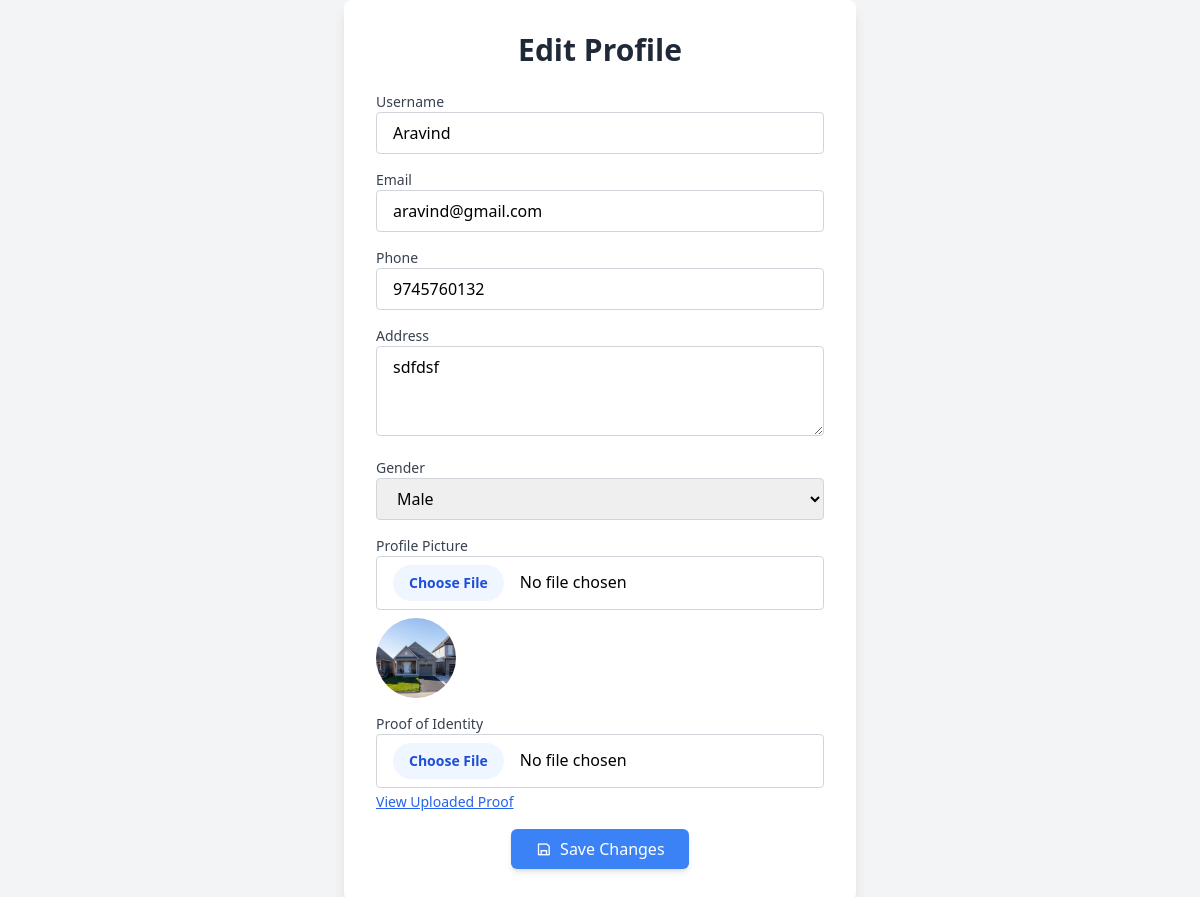
/edit_profile/ (signed in), run on the app's committed database.
### app/models.py (models this page shows, shortened)
class CustomUser(AbstractBaseUser, PermissionsMixin):
    username = models.CharField(max_length=150, unique=True)
    email = models.EmailField(unique=True)
    phone = models.CharField(max_length=15)
    address = models.TextField()
    gender = models.CharField(max_length=10)
    profile_pic = models.ImageField(upload_to='profile_pics/', blank=True, null=True)
    proof_of_identity = models.FileField(upload_to='identity_proofs/', null=True, blank=True)
    is_blocked = models.BooleanField(default=False)
    is_approved = models.BooleanField(default=False)
    is_active = models.BooleanField(default=True)
    is_staff = models.BooleanField(default=False)
    USERNAME_FIELD = 'username'
    REQUIRED_FIELDS = ['email']
    objects = CustomUserManager()

### app/views.py (the view, shortened to what this page needs)
# urls.py: path('edit_profile/', views.edit_profile, name='edit_profile'),
def edit_profile(request):
    user = CustomUser.objects.get(email=request.user.email)
    return render(request, 'edit_seller.html', {'user': user})

### app/templates/edit_seller.html (shortened to what this page needs)
<!DOCTYPE html>
<html lang="en">
<head>
    <script src="https://cdn.tailwindcss.com"></script>
    <link rel="stylesheet" href="https://cdn.jsdelivr.net/npm/remixicon@4.5.0/fonts/remixicon.css">
</head>
<body class="bg-gray-100">
    <div class="min-h-screen flex items-center justify-center">
        <div class="bg-white shadow-lg rounded-lg p-8 max-w-lg w-full">
            <h2 class="text-3xl font-bold text-gray-800 text-center mb-6">Edit Profile</h2>
            <form method="post" action="{% url 'edit_profile' %}" enctype="multipart/form-data" class="space-y-4">
                <div>
                    <label class="block text-sm font-medium text-gray-700">Username</label>
                    <input type="text" name="username" value="{{ user.username }}"
                        class="w-full px-4 py-2 border border-gray-300 rounded focus:ring-2 focus:ring-blue-400 focus:border-blue-400">
                </div>
                <div>
                    <label class="block text-sm font-medium text-gray-700">Email</label>
                    <input type="email" name="email" value="{{ user.email }}"
                        class="w-full px-4 py-2 border border-gray-300 rounded focus:ring-2 focus:ring-blue-400 focus:border-blue-400">
                </div>
                <div>
                    <label class="block text-sm font-medium text-gray-700">Phone</label>
                    <input type="text" name="phone" value="{{ user.phone }}"
                        class="w-full px-4 py-2 border border-gray-300 rounded focus:ring-2 focus:ring-blue-400 focus:border-blue-400">
                </div>
                <div>
                    <label class="block text-sm font-medium text-gray-700">Address</label>
                    <textarea name="address" rows="3"
                        class="w-full px-4 py-2 border border-gray-300 rounded focus:ring-2 focus:ring-blue-400 focus:border-blue-400">{{ user.address }}</textarea>
                </div>
                <div>
                    <label class="block text-sm font-medium text-gray-700">Gender</label>
                    <select name="gender"
                        class="w-full px-4 py-2 border border-gray-300 rounded focus:ring-2 focus:ring-blue-400 focus:border-blue-400">
                        <option value="Male" {% if user.gender == "Male" %}selected{% endif %}>Male</option>
                    </select>
                </div>
                <div>
                    <label class="block text-sm font-medium text-gray-700">Profile Picture</label>
                    <input type="file" name="profile_pic"
                        class="w-full px-4 py-2 border border-gray-300 rounded bg-white file:mr-4 file:py-2 file:px-4 file:rounded-full file:border-0 file:text-sm file:font-semibold file:bg-blue-50 file:text-blue-700 hover:file:bg-blue-100">
                    {% if user.profile_pic %}
                        <img src="{{ user.profile_pic.url }}" alt="Profile Picture" class="w-20 h-20 mt-2 rounded-full object-cover">
                    {% endif %}
                </div>
                <div>
                    <label class="block text-sm font-medium text-gray-700">Proof of Identity</label>
                    <input type="file" name="proof_of_identity"
                        class="w-full px-4 py-2 border border-gray-300 rounded bg-white file:mr-4 file:py-2 file:px-4 file:rounded-full file:border-0 file:text-sm file:font-semibold file:bg-blue-50 file:text-blue-700 hover:file:bg-blue-100">
                    {% if user.proof_of_identity %}
                        <a href="{{ user.proof_of_identity.url }}" target="_blank" class="text-blue-600 text-sm underline mt-1 inline-block">View Uploaded Proof</a>
                    {% endif %}
                </div>
                <div class="flex justify-center mt-6">
                    <button type="submit"
                        class="bg-blue-500 hover:bg-blue-600 text-white px-6 py-2 rounded-md shadow-md flex items-center transition-transform transform hover:scale-105">
                        <i class="ri-save-line mr-2"></i> Save Changes
                    </button>
                </div>
            </form>
        </div>
    </div>
</body>
</html>

### data on the page
CustomUser: username "Aravind", email "aravind@gmail.com", phone "9745760132", address "sdfdsf", gender "Male", profile_pic (picture)
